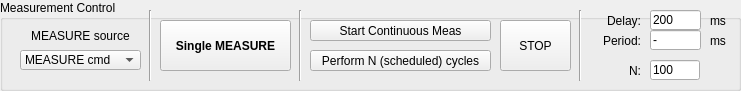
  <widget class="QGroupBox" name="groupBox_4">
   <property name="geometry">
    <rect>
     <x>10</x>
     <y>10</y>
     <width>741</width>
     <height>91</height>
    </rect>
   </property>
   <property name="title">
    <string>Measurement Control</string>
   </property>
   <widget class="QLabel" name="label_58">
    <property name="geometry">
     <rect>
      <x>580</x>
      <y>10</y>
      <width>61</width>
      <height>21</height>
     </rect>
    </property>
    <property name="text">
     <string>Delay:</string>
    </property>
    <property name="alignment">
     <set>Qt::AlignRight|Qt::AlignTrailing|Qt::AlignVCenter</set>
    </property>
   </widget>
   <widget class="CustomControls::PushButton" name="pushButtonUpdate_2">
    <property name="geometry">
     <rect>
      <x>310</x>
      <y>20</y>
      <width>181</width>
      <height>21</height>
     </rect>
    </property>
    <property name="font">
     <font>
      <weight>50</weight>
      <bold>false</bold>
     </font>
    </property>
    <property name="accessibleName">
     <string>StartMeasurement()</string>
    </property>
    <property name="text">
     <string>Start Continuous Meas</string>
    </property>
   </widget>
   <widget class="CustomControls::PushButton" name="pushButtonUpdate_3">
    <property name="geometry">
     <rect>
      <x>500</x>
      <y>20</y>
      <width>71</width>
      <height>51</height>
     </rect>
    </property>
    <property name="font">
     <font>
      <weight>50</weight>
      <bold>false</bold>
     </font>
    </property>
    <property name="accessibleName">
     <string>StopMeasurement()</string>
    </property>
    <property name="text">
     <string>STOP</string>
    </property>
   </widget>
   <widget class="CustomControls::LineEdit" name="lineEditBRC_5">
    <property name="enabled">
     <bool>true</bool>
    </property>
    <property name="geometry">
     <rect>
      <x>650</x>
      <y>60</y>
      <width>50</width>
      <height>20</height>
     </rect>
    </property>
    <property name="minimumSize">
     <size>
      <width>50</width>
      <height>0</height>
     </size>
    </property>
    <property name="accessibleName">
     <string>NCYCLES</string>
    </property>
    <property name="inputMask">
     <string/>
    </property>
    <property name="text">
     <string>100</string>
    </property>
   </widget>
   <widget class="QLabel" name="label_37">
    <property name="geometry">
     <rect>
      <x>600</x>
      <y>60</y>
      <width>41</width>
      <height>21</height>
     </rect>
    </property>
    <property name="text">
     <string>N:</string>
    </property>
    <property name="alignment">
     <set>Qt::AlignRight|Qt::AlignTrailing|Qt::AlignVCenter</set>
    </property>
   </widget>
   <widget class="CustomControls::PushButton" name="pushButtonUpdate_4">
    <property name="enabled">
     <bool>true</bool>
    </property>
    <property name="geometry">
     <rect>
      <x>310</x>
      <y>50</y>
      <width>181</width>
      <height>21</height>
     </rect>
    </property>
    <property name="font">
     <font>
      <weight>50</weight>
      <bold>false</bold>
     </font>
    </property>
    <property name="accessibleName">
     <string>PerformNMeasurement()</string>
    </property>
    <property name="text">
     <string>Perform N (scheduled) cycles</string>
    </property>
   </widget>
   <widget class="CustomControls::PushButton" name="pushButtonSPIWriteRead_7">
    <property name="geometry">
     <rect>
      <x>160</x>
      <y>20</y>
      <width>131</width>
      <height>51</height>
     </rect>
    </property>
    <property name="font">
     <font>
      <weight>75</weight>
      <bold>true</bold>
     </font>
    </property>
    <property name="accessibleName">
     <string>Measure()</string>
    </property>
    <property name="text">
     <string>Single MEASURE</string>
    </property>
   </widget>
   <widget class="Line" name="line_2">
    <property name="geometry">
     <rect>
      <x>290</x>
      <y>10</y>
      <width>21</width>
      <height>71</height>
     </rect>
    </property>
    <property name="orientation">
     <enum>Qt::Vertical</enum>
    </property>
   </widget>
   <widget class="Line" name="line_3">
    <property name="geometry">
     <rect>
      <x>570</x>
      <y>10</y>
      <width>21</width>
      <height>71</height>
     </rect>
    </property>
    <property name="orientation">
     <enum>Qt::Vertical</enum>
    </property>
   </widget>
   <widget class="QComboBox" name="comboBoxMeasureSource">
    <property name="geometry">
     <rect>
      <x>20</x>
      <y>50</y>
      <width>121</width>
      <height>20</height>
     </rect>
    </property>
    <property name="accessibleName">
     <string/>
    </property>
    <property name="currentIndex">
     <number>0</number>
    </property>
    <item>
     <property name="text">
      <string>MEASURE cmd</string>
     </property>
    </item>
    <item>
     <property name="text">
      <string>SCHEDULER</string>
     </property>
    </item>
   </widget>
   <widget class="Line" name="line_4">
    <property name="geometry">
     <rect>
      <x>140</x>
      <y>10</y>
      <width>21</width>
      <height>71</height>
     </rect>
    </property>
    <property name="orientation">
     <enum>Qt::Vertical</enum>
    </property>
   </widget>
   <widget class="QLabel" name="label_64">
    <property name="geometry">
     <rect>
      <x>20</x>
      <y>20</y>
      <width>121</width>
      <height>31</height>
     </rect>
    </property>
    <property name="text">
     <string>MEASURE source</string>
    </property>
    <property name="alignment">
     <set>Qt::AlignCenter</set>
    </property>
   </widget>
   <widget class="QLabel" name="label_309">
    <property name="geometry">
     <rect>
      <x>710</x>
      <y>10</y>
      <width>31</width>
      <height>21</height>
     </rect>
    </property>
    <property name="text">
     <string>ms</string>
    </property>
    <property name="alignment">
     <set>Qt::AlignLeading|Qt::AlignLeft|Qt::AlignVCenter</set>
    </property>
   </widget>
   <widget class="CustomControls::LineEdit" name="lineEditREADCRC_33">
    <property name="geometry">
     <rect>
      <x>650</x>
      <y>10</y>
      <width>51</width>
      <height>20</height>
     </rect>
    </property>
    <property name="accessibleName">
     <string>MEASPERIODMS</string>
    </property>
    <property name="inputMask">
     <string/>
    </property>
    <property name="text">
     <string>200</string>
    </property>
    <property name="readOnly">
     <bool>false</bool>
    </property>
   </widget>
   <widget class="QLabel" name="label_70">
    <property name="geometry">
     <rect>
      <x>580</x>
      <y>30</y>
      <width>61</width>
      <height>21</height>
     </rect>
    </property>
    <property name="text">
     <string>Period:</string>
    </property>
    <property name="alignment">
     <set>Qt::AlignRight|Qt::AlignTrailing|Qt::AlignVCenter</set>
    </property>
   </widget>
   <widget class="QLabel" name="label_310">
    <property name="geometry">
     <rect>
      <x>710</x>
      <y>30</y>
      <width>31</width>
      <height>21</height>
     </rect>
    </property>
    <property name="text">
     <string>ms</string>
    </property>
    <property name="alignment">
     <set>Qt::AlignLeading|Qt::AlignLeft|Qt::AlignVCenter</set>
    </property>
   </widget>
   <widget class="QLineEdit" name="lineEditPeriod">
    <property name="geometry">
     <rect>
      <x>650</x>
      <y>30</y>
      <width>51</width>
      <height>20</height>
     </rect>
    </property>
    <property name="accessibleName">
     <string>MEASPERIODMS</string>
    </property>
    <property name="inputMask">
     <string/>
    </property>
    <property name="text">
     <string>-</string>
    </property>
    <property name="readOnly">
     <bool>true</bool>
    </property>
   </widget>
  </widget>
